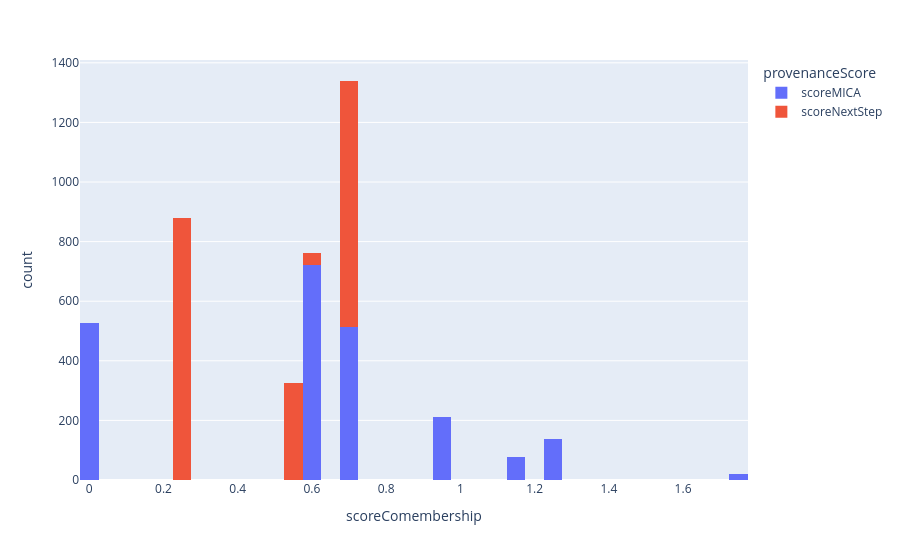

This figure's notebook cell:
### Code cell
print(weighted_comembership_clique.head())
fig = px.histogram(weighted_comembership_clique, x="scoreComembership", color="provenanceScore")
fig.show()

### Figure 1 — Plotly figure (JSON) as saved in the notebook; plotly's stock layout.template omitted (floating-point values rounded to 4 significant figures; data arrays with more than 128 entries replaced by an {"elided": "..."} marker saying what was removed)
{"data": [{"alignmentgroup": "True", "bingroup": "x", "hovertemplate": "provenanceScore=scoreMICA<br>scoreComembership=%{x}<br>count=%{y}<extra></extra>", "legendgroup": "scoreMICA", "marker": {"color": "#636efa", "pattern": {"shape": ""}}, "name": "scoreMICA", "offsetgroup": "scoreMICA", "orientation": "v", "showlegend": true, "type": "histogram", "x": {"elided": "2206 float values"}, "xaxis": "x", "yaxis": "y"}, {"alignmentgroup": "True", "bingroup": "x", "hovertemplate": "provenanceScore=scoreNextStep<br>scoreComembership=%{x}<br>count=%{y}<extra></extra>", "legendgroup": "scoreNextStep", "marker": {"color": "#EF553B", "pattern": {"shape": ""}}, "name": "scoreNextStep", "offsetgroup": "scoreNextStep", "orientation": "v", "showlegend": true, "type": "histogram", "x": {"elided": "2072 float values"}, "xaxis": "x", "yaxis": "y"}], "layout": {"barmode": "relative", "legend": {"title": {"text": "provenanceScore"}, "tracegroupgap": 0}, "margin": {"t": 60}, "xaxis": {"anchor": "y", "domain": [0, 1], "title": {"text": "scoreComembership"}}, "yaxis": {"anchor": "x", "domain": [0, 1], "title": {"text": "count"}}}}
